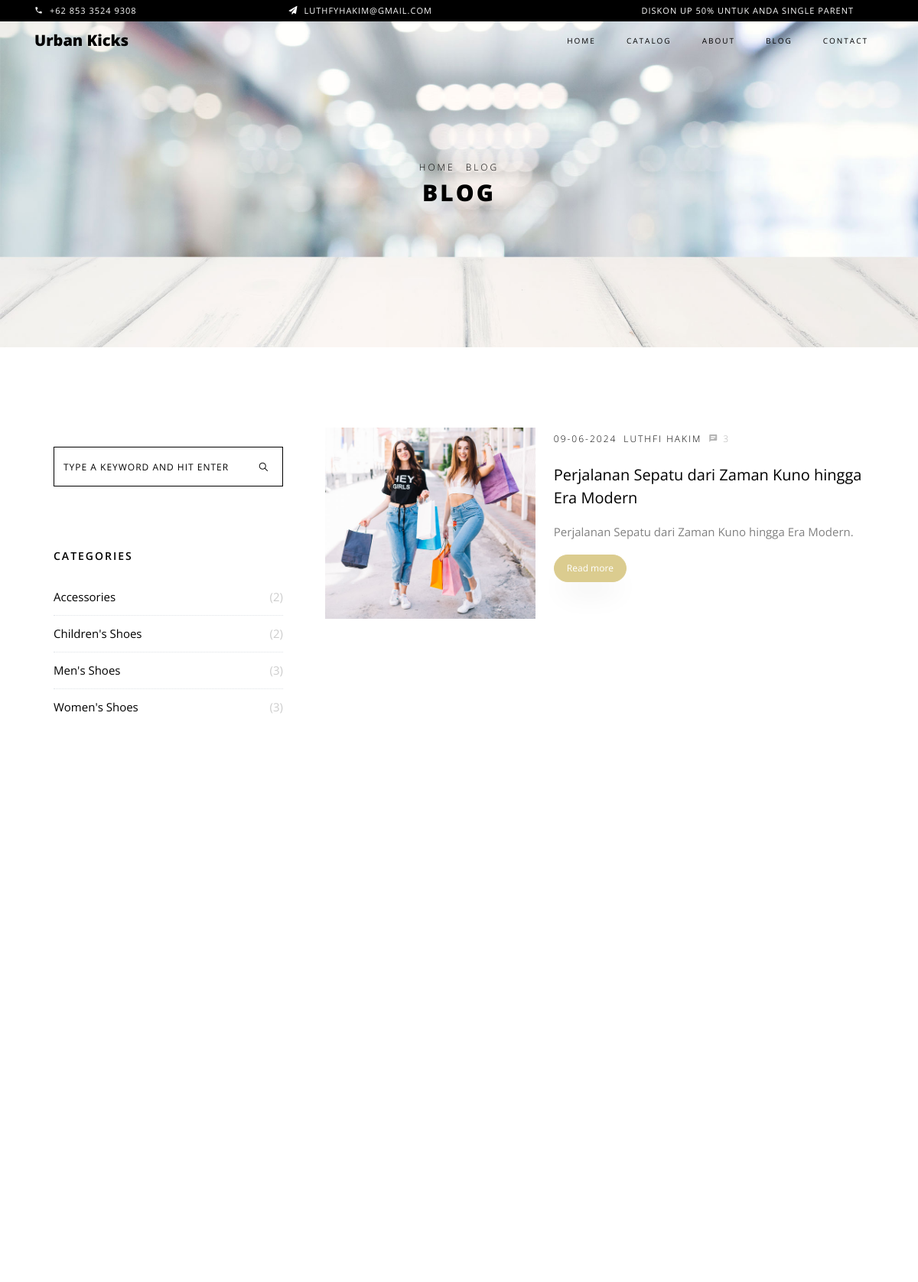
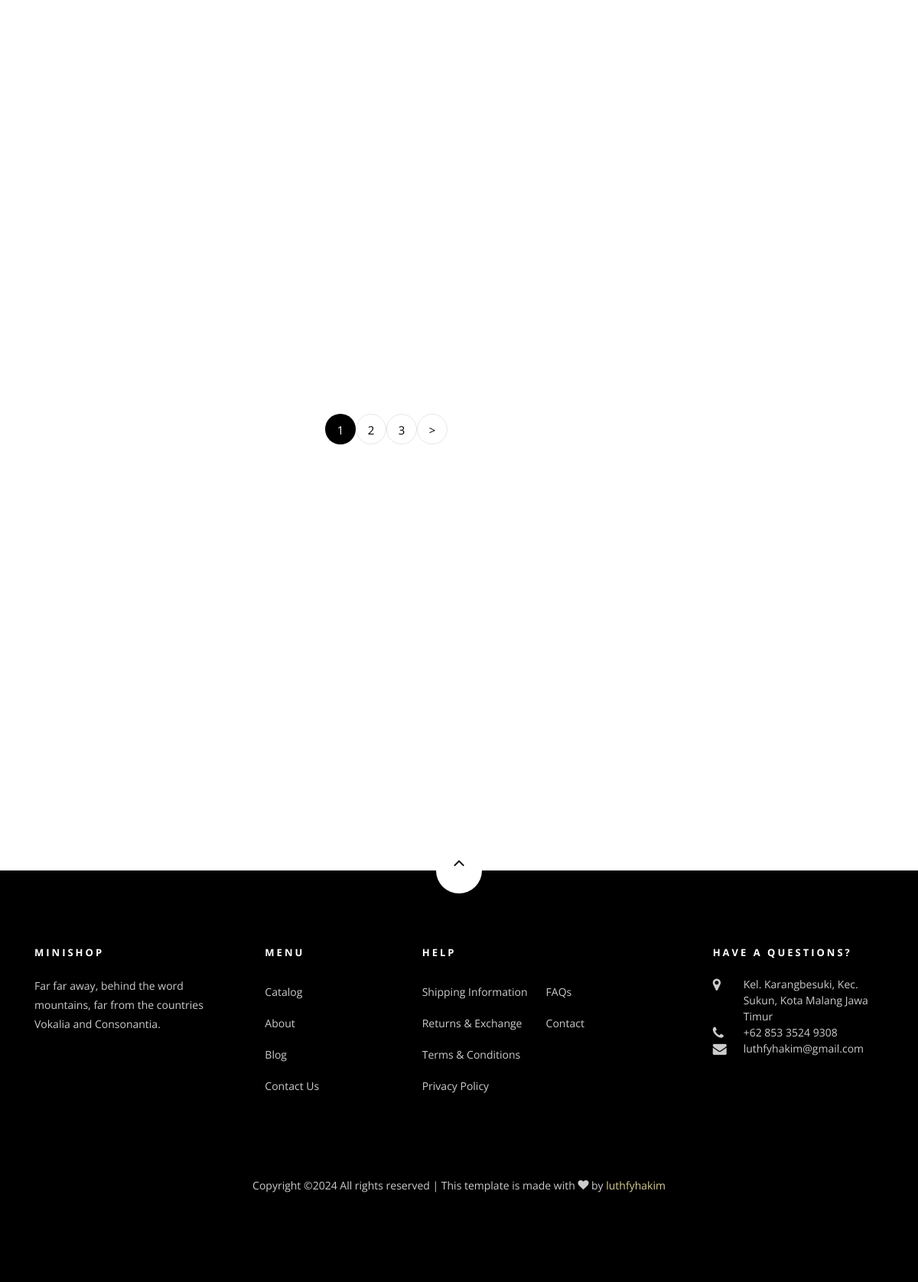
Screenshot of /blog.php with the database file from the repository (2 pictures, top to bottom).
### tables this page shows
CREATE TABLE `blog` (
  `id` int(11) NOT NULL,
  `id_user` int(11) NOT NULL,
  `judul` varchar(255) NOT NULL,
  `isi` text NOT NULL,
  `gambar` varchar(255) DEFAULT NULL,
  `tanggal` timestamp NULL DEFAULT current_timestamp()
);

CREATE TABLE `user` (
  `id` int(11) NOT NULL,
  `nama` varchar(255) DEFAULT NULL,
  `email` varchar(255) NOT NULL,
  `username` varchar(255) DEFAULT NULL,
  `password` varchar(255) NOT NULL,
  `level` enum('admin','owner','staff','user') NOT NULL,
  `foto` varchar(255) DEFAULT NULL
);

### src/blog.php (the view, shortened to what this page needs)
<?php
	include("../koneksi.php");
	include("./template/header.php");
	$batas = 5;
	if (!isset($_GET['halaman'])) {
		$posisi = 0;
		$halaman = 1;
	} else {
		$halaman = $_GET['halaman'];
		$posisi = ($halaman - 1) * $batas;
	}
?>
<body class="goto-here">
	<?php include("./template/banner_info.php") ?>
	<?php include("./template/navbar.php") ?>
    <div class="hero-wrap hero-bread" style="background-image: url('../public/images/bg_6.jpg');">
		<div class="container">
			<div class="row no-gutters slider-text align-items-center justify-content-center">
				<div class="col-md-9 ftco-animate text-center">
					<p class="breadcrumbs"><span class="mr-2"><a href="index.php">Home</a></span> <span>Blog</span></p>
					<h1 class="mb-0 bread">Blog</h1>
				</div>
			</div>
		</div>
    </div>
    <section class="ftco-section ftco-degree-bg">
		<div class="container">
			<div class="row">
				<div class="col-lg-8 order-lg-last ftco-animate">
					<div class="row">
						<?php
							$sql = "SELECT b.id, b.judul, b.isi, b.gambar, DATE_FORMAT(b.tanggal, '%d-%m-%Y'), u.nama
									FROM blog b
									INNER JOIN user u
									ON b.id_user = u.id
									ORDER BY b.id
									LIMIT $posisi, $batas";
							$result = mysqli_query($conn, $sql);
							while ($row = mysqli_fetch_row($result)) {
								$id = $row[0];
								$judul = $row[1];
								$gambar = $row[3];
								$tanggal = $row[4];
								$nama = $row[5];
						?>
						<div class="col-md-12 d-flex ftco-animate">
							<div class="blog-entry align-self-stretch d-md-flex">
								<a href="blog-single.php" class="block-20" style="background-image: url('../public/images/<?= $gambar; ?>');"></a>
								<div class="text d-block pl-md-4">
									<div class="meta mb-3">
										<div><a href="#"><?= $tanggal; ?></a></div>
										<div><a href="#"><?= $nama; ?></a></div>
										<div><a href="#" class="meta-chat"><span class="icon-chat"></span> 3</a></div>
									</div>
									<h3 class="heading"><a href="blog-single.php?id=<?= $id; ?>"><?= $judul; ?></a></h3>
									<p><?= $judul; ?>.</p>
									<p><a href="blog-single.php?id=<?= $id; ?>" class="btn btn-primary py-2 px-3">Read more</a></p>
								</div>
							</div>
						</div>
						<?php } ?>
					</div>
					<div class="row mt-2">
						<div class="col">
							<div class="block-27">
								<ul>
									<?php
										$sql_p = "SELECT b.id, b.judul, b.isi, b.gambar, DATE_FORMAT(b.tanggal, '%d-%m-%Y'), u.nama
												  FROM blog b
												  INNER JOIN user u
												  ON b.id_user = u.id";
										$query = mysqli_query($conn, $sql_p);
										$jmlh_data = mysqli_num_rows($query);
										$jmlh_halaman = ceil($jmlh_data / $batas);
										if ($jmlh_halaman == 0) {
										} else if ($jmlh_halaman == 1) {
											echo "<li><a href=''>&lt;</a></li>";
											echo "<li class='active'><span>1</span></li>";
											echo "<li><a href=''>&gt;</a></li>";
										} else {
											$setelah = $halaman + 1;
											for ($i = 1; $i <= $jmlh_halaman; $i++) {
												if ($i != $halaman) {
													echo "<li><a href='blog.php?halaman=$i'>$i</a></li>";
												} else {
													echo "<li class='active'><a href=''>$i</a></li>";
												}
											}
											if ($halaman != $jmlh_halaman) {
												echo "<li><a href='blog.php?halaman=$setelah'>&gt;</a></li>";
											}
										}
									?>
								</ul>
							</div>
						</div>
					</div>
				</div>
				<div class="col-lg-4 sidebar ftco-animate">
					<div class="sidebar-box">
						<form action="#" class="search-form">
							<div class="form-group">
								<span class="icon ion-ios-search"></span>
								<input type="text" class="form-control" placeholder="Type a keyword and hit enter">
							</div>
						</form>
					</div>
					<div class="sidebar-box ftco-animate">
						<h3 class="heading">Categories</h3>
						<ul class="categories">
						<?php
							$sql = "SELECT nama_kategori, count(nama_sub_kategori) as jumlah
									FROM kategori
									INNER JOIN sub_kategori
									ON kategori.id = sub_kategori.id_kategori
									GROUP BY nama_kategori
									ORDER BY nama_kategori ASC";
							$result = mysqli_query($conn, $sql);
							while ($data = mysqli_fetch_row($result)) {
								$nama = $data[0];
								$jumlah = $data[1];
						?>
                                <li><a href="#"><?= $nama; ?> <span>(<?= $jumlah; ?>)</span></a></li>
                            <?php } ?>
						</ul>
					</div>
				</div>
			</div>
		</div>
    </section>
    <?php include("./template/footer.php"); ?>
</body>
</html>

### public/css/icomoon.css (style rules this page uses)
[class^="icon-"], [class*=" icon-"] { font-family: 'icomoon' !important; speak: none; font-style: normal; font-weight: normal; font-variant: normal; text-transform: none; line-height: 1; -webkit-font-smoothing: antialiased; -moz-osx-font-smoothing: grayscale; }
.icon-chat:before { content: "\e0b7"; }

### rows the page displays
blog: gambar (picture), tanggal "09-06-2024", id_user.nama "LUTHFI HAKIM", judul "Perjalanan Sepatu dari Zaman Kuno hingga Era Modern"

### other values shown
$nama "Accessories"
$jumlah "2"
$nama "Children's Shoes"
$nama "Men's Shoes"
$jumlah "3"
$nama "Women's Shoes"
